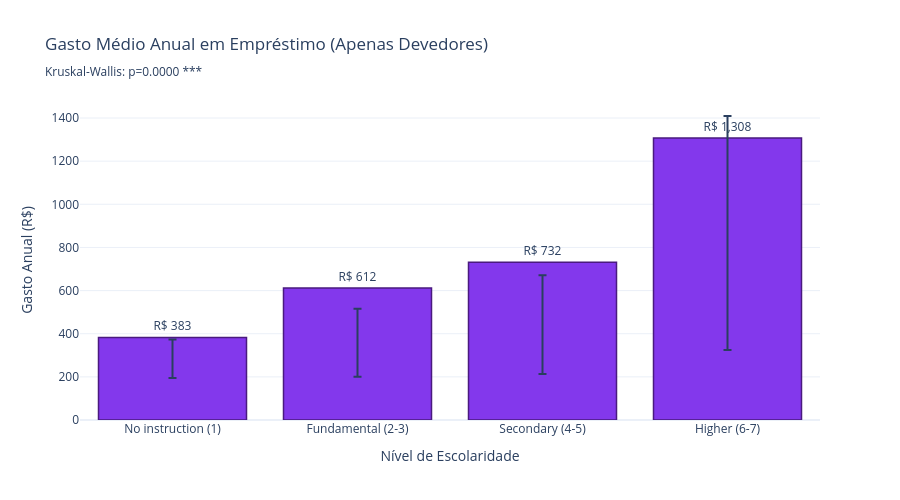

Notebook code for this chart:
### Markdown cell above
### 5.2.5 Debt distribution among debtors only

### Code cell
fig_debtors = plotly_figs.debt_distribution_debtors_only(pdf, save=True, show_stats=True)
fig_debtors.show()

### Figure 1 — Plotly figure (JSON) as saved in the notebook; plotly's stock layout.template omitted (floating-point values rounded to 4 significant figures)
{"data": [{"error_y": {"array": [-10.11, -96.13, -60.36, 101.8], "arrayminus": [188.4, 411.6, 518.7, 983.1], "symmetric": false, "type": "data", "visible": true}, "marker": {"color": "#8338EC", "line": {"color": "#4A1A7F", "width": 1.5}}, "name": "Gasto em Empréstimo", "text": ["R$ 383", "R$ 612", "R$ 732", "R$ 1,308"], "textposition": "outside", "type": "bar", "x": ["No instruction (1)", "Fundamental (2-3)", "Secondary (4-5)", "Higher (6-7)"], "y": [383.0, 612.1, 731.7, 1308.0]}], "layout": {"font": {"size": 12}, "height": 500, "hovermode": "x unified", "showlegend": false, "title": {"text": "Gasto Médio Anual em Empréstimo (Apenas Devedores)<br><sub>Kruskal-Wallis: p=0.0000 ***</sub>"}, "xaxis": {"title": {"text": "Nível de Escolaridade"}}, "yaxis": {"title": {"text": "Gasto Anual (R$)"}}}}
